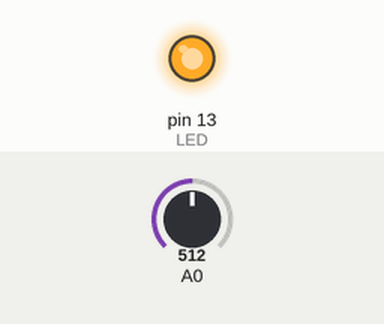
Recording of a sketch running on a simulated Arduino Uno, built with avr-gcc and run on an emulated ATmega328P. Shown: output pins drawn as LEDs (lit = HIGH). Inputs (shaded band) come from the test bench; at power-on: A0 = 512. What the sketch prints to the serial monitor is not drawn.

Above: at 0.14 s.
At 1.2 s:
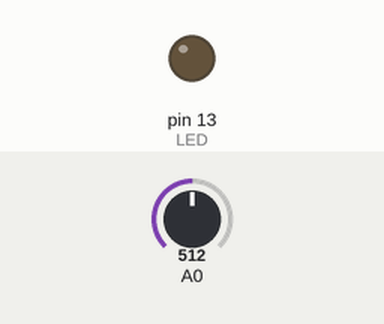
1.3 s: A0 set to 900
At 2.3 s:
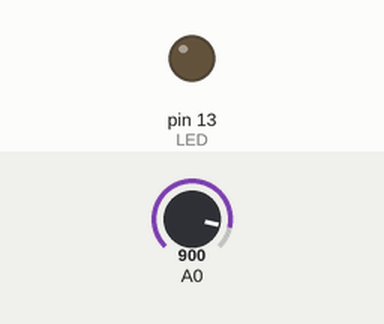
2.9 s: A0 set to 1023
Timing chart, 0 to 5.9 s (numbered marks = the images above; inputs shaded):
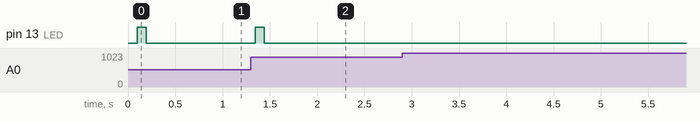

Measured:
- after the input at 1.3 s, pin 13 (LED): LOW → HIGH at once, → LOW 0.10 s later
- after the input at 2.9 s, every drawn part: stays the same

The sketch:

_7_EMG_LED.ino
```cpp
/*
EMG_LED
Оцифровывает аналоговый сигнал со входа А0 платы Arduino. По превышению порогового уровня - включает светодиод.
Считанный сигнал также отображается в программе визуализации от BiTronics, скачать ее можно тут: http://www.bitronicslab.com/guide/
Справочник по командам языка Arduino: http://arduino.ru/Reference
*/

#include <TimerOne.h> // подключаем библиотеку TimerOne для задействования функций Таймера1
/* предварительно данную библиотеку надо установить, для чего скачиваем ее
на странице http://www.bitronicslab.com/guide/ , распаковываем архив и помещаем папку TimerOne
внутрь папки libraries, находящейся тут: "Мои документы/Arduino/libraries"
Подробнее о TimerOne см. тут: http://robocraft.ru/blog/arduino/614.html */

#define arrSize 32                           // размер массива оцифрованных значений для поиска в нем максимума и минимума сигнала
#define threshold 40                         // порог срабатывания светодиода (может требовать подстройки под конкретного человека)
#define LED 13                               // определим номер вывода Arduino, к которому подключается светодиод
double sData = 0;                            // амплитуда размаха ЭМГ-сигнала
int val[arrSize];                            // массив для хранения оцифрованных значений ЭМГ-сигнала
int i = 0;                                   // переменная-счетчик
int emg = 0;                                 // переменная для хранения оцифрованного значения сигнала
int maxV = 0, minV = 0;                      // переменные для хранения максимального и минимального значений ЭМГ-сигнала в массиве val[]

// функция setup вызывается однократно при запуске Arduino
void setup() {
  Serial.begin(115200);                      // инициализируем Serial-порт на скорости 115200 Кбит/c.
                                             // такую же скорость надо установить в программе для визуализации
  Timer1.initialize(3000);                   // инициализируем Таймер1, аргументом указываем интервал срабатывания - 3000 микросекунд
                                             // (1 000 000 микросекунд = 1 сек)
  Timer1.attachInterrupt(sendData);          // как только проходит 3000 микросекунд - наступает прерывание (вызывается функция sendData)
  pinMode(LED, OUTPUT);                      // Определим вывод LED как выход, к нему подключим светодиод. См. описание  pinMode(): http://arduino.ru/Reference/PinMode
  digitalWrite(LED, LOW);                    // выключаем светодиод, см. описание digitalWrite(): http://arduino.ru/Reference/DigitalWrite

 // заполняем все элементы массива val[] нулями
 for (int k = 0; k < arrSize; k++){
   val[k] = 0;
 }
}

void sendData() {
  Serial.write("A0");                         // записываем в Serial-порт имя поля в программе для визуализации, куда надо выводить сигнал
                                              // всего в этой программе 4 поля, которые имеют имена A0, A1, A2, A3 (сверху вниз, по порядку их
                                              // расположения в окне программы)
  emg = analogRead(A0);                       // записываем в переменную val оцифрованное значение сигнала с ножки А0 на Arduino.
                                              // emg может принимать значение в диапазоне от 0 до 1023, см. http://arduino.ru/Reference/AnalogRead
  val[i] = map(emg, 0, 1023, 0, 255);         // записываем в элемент массива val[i] переменную emg, предварительно отнормированную на диапазон значений от 0 до 255,
                                              // см. описание команды map:  http://arduino.ru/Reference/Map
  Serial.write(val[i]);                       // отправляем результат оцифровки
  i++;                                        // инкрементируем (увеличиваем на 1) значение переменной-счетчика

  if (i == arrSize) {                         // если полностью заполнили массив
    i = 0;                                    // сбрасываем значение переменной-счетчика в 0

    // Ищем максимальное и минимальное значение ЭМГ-сигнала в массиве val[]
    for (int k = 0; k < arrSize; k++) {       // создаем цикл for c переменной-итератором k и начинаем перебирать элементы массива val[]
      if (val[k] > maxV)                      // если элемент массива val[k] больше, чем значение ранее записанное в переменной для хранения максимумов maxV,
        maxV = val[k];                        // обновляем значение maxV
      if (val[k] < minV)                      // если же элемент массива val[k] меньше, чем значение ранее записанное в переменной для хранения минимумов minV,
        minV = val[k];                        // обновляем значение minV
    }
    sData =  0.4*sData + 0.6*(maxV - minV); // чтобы срабатывание мотора было более плавным, раскомментируйте эту строку и закомментируйте следующую. Теория: https://ru.wikipedia.org/wiki/Экспоненциальное_сглаживание
   // sData = maxV - minV;                      // определяем максимальный размах сигнала ЭМГ, записанного в массив val[]
    maxV = 0;                                 // обнуляем значение переменной maxV, в которой хранится значение максимального элемента массива val[]
    minV = 255;                                 // обнуляем значение переменной minV, в которой хранится значение минимального элемента массива val[]
  }

 if (sData > threshold)                       // если размах сигнала больше порога срабатывания
    digitalWrite(LED, HIGH);                  // устанавливаем логическую "1" на выход LED (высокий уровень напряжения на выходе - светодиод включается)
 else
    digitalWrite(LED, LOW);                   // иначе устанавливаем логический "0" на выход LED (низкий уровень напряжения на выходе - светодиод выключается)
}

void loop() {
// в бесконечном цикле мы ничего не делаем. Таймер1 сам будет вызывать функцию sendData через каждые 3000 микросекунд
}

// упражнение: перепишите скетч так, чтобы в нем не нужно было использовать массив для хранения оцифрованных значений сигнала
```
